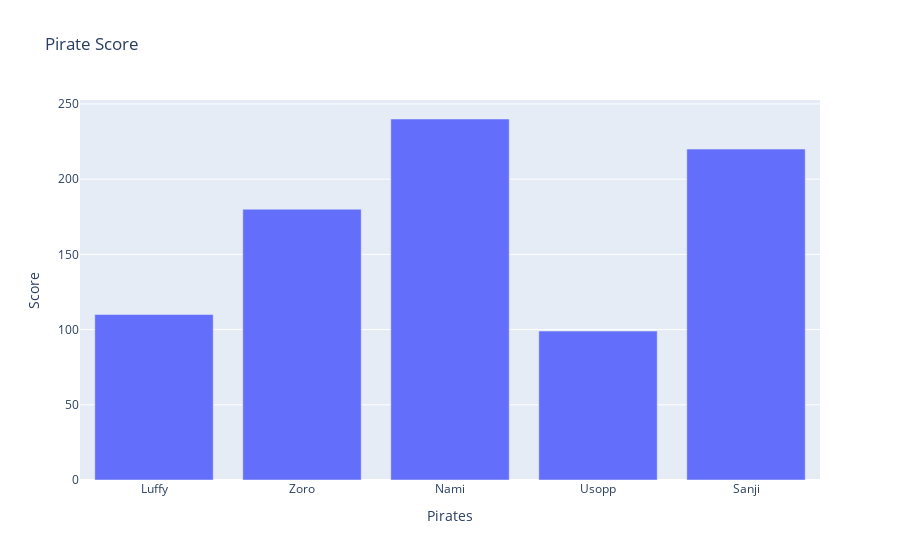

Here is the notebook cell this chart was saved with:
### Code cell
#choose plot type
graph = go.Figure()
graph.add_trace(go.Bar(x=x1, y=y1))
graph.update_layout(title="Pirate Score",
                    xaxis_title="Pirates",
                    yaxis_title="Score")
#graph.write_html("pirategraph.html")

### Figure 1 — Plotly figure (JSON) as saved in the notebook; plotly's stock layout.template omitted (floating-point values rounded to 4 significant figures)
{"data": [{"type": "bar", "x": ["Luffy", "Zoro", "Nami", "Usopp", "Sanji"], "y": [110, 180, 240, 99, 220]}], "layout": {"title": {"text": "Pirate Score"}, "xaxis": {"title": {"text": "Pirates"}}, "yaxis": {"title": {"text": "Score"}}}}
